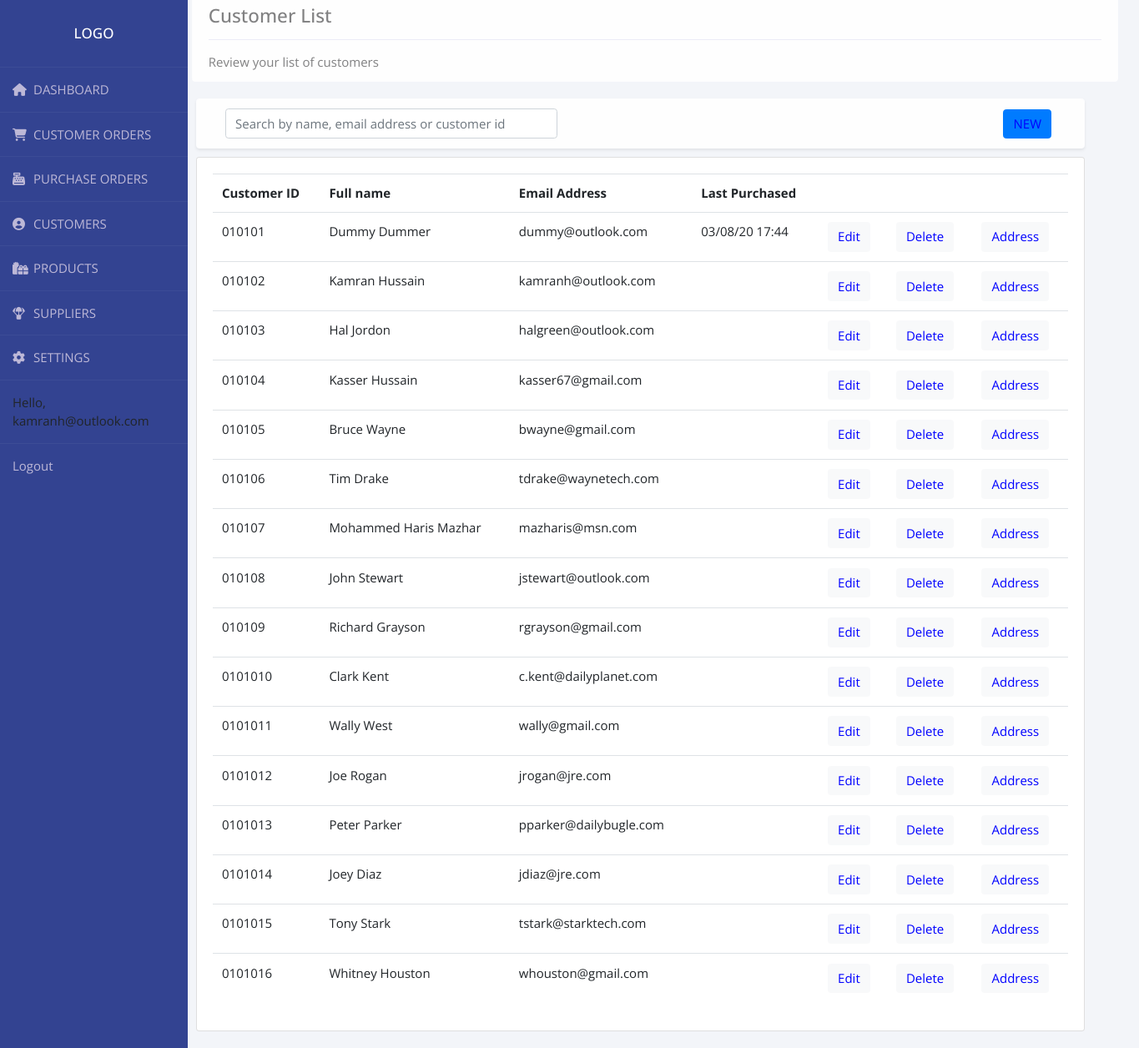
Page /customer_list/ (signed in) on the committed database.
### accounts/models.py (models this page shows, shortened)
class User(AbstractBaseUser):
    email = models.EmailField(max_length=255, unique=True)
    active = models.BooleanField(default=True)
    staff = models.BooleanField(default=False)
    admin = models.BooleanField(default=False)
    USERNAME_FIELD = 'email'
    REQUIRED_FIELDS = []
    objects = UserManager()
    def __str__(self):
        return self.email
    @property
    def is_active(self):
        return self.active

class Customer(models.Model):
    GENDER = (
        ('Male', 'Male'),
        ('Female', 'Female'),
    )
    TITLE = (
        ('Mr', 'Mr'),
        ('Mrs', 'Mrs'),
        ('Miss', 'Miss'),
        ('Ms', 'Ms'),
        ('Dr', 'Dr'),
        ('Sir', 'Sir'),
        ('Madam', 'Madam'),
    )
    user = models.OneToOneField(User, on_delete=models.CASCADE)
    title = models.CharField(max_length=200, null=True, choices=TITLE)
    first_name = models.CharField(max_length=200, null=True)
    middle_name = models.CharField(max_length=200, blank=True, default='')
    last_name = models.CharField(max_length=200, null=True)
    phone = models.CharField(max_length=200, null=True)
    country = CountryField()
    birth_year = models.CharField(max_length=4, null=True)
    gender = models.CharField(max_length=200, null=True, choices=GENDER)
    date_created = models.DateTimeField(auto_now=True, null=True)
    profile_pic = models.ImageField(null=True, blank=True)
    last_purchase = models.DateTimeField(blank=True, null=True)
    address1 = models.CharField(max_length=1000, null=True)
    address2 = models.CharField(
        max_length=1000, null=True, blank=True, default='')
    city = models.CharField(max_length=1000, null=True)
    county = models.CharField(max_length=1000, null=True)
    post_code = models.CharField(max_length=1000, null=True)
    customer_uuid = models.UUIDField(default=uuid.uuid4)

### accounts/views.py (the view)
# urls.py: path('customer_list/', views.customer_list, name="customer_list"),
@login_required(login_url='login')
def customer_list(request):
    users = User.objects.all().select_related('customer')
    order = Order.objects.all()
    customer_list = Customer.objects.annotate(
        latest=Max('order__date_created'))
    last_created = Order.objects.values('customer_full_name_id').annotate(
        last_created=Max('date_created'))
    myFilter1 = CustomerlistFilter(request.GET, queryset=customer_list)
    customer_list = myFilter1.qs
    context = {'customer_list': customer_list,
               'myFilter1': myFilter1, 'order': order, 'last_created': last_created, 'users': users}
    return render(request, 'accounts/customer_list.html', context)

### accounts/templates/accounts/customer_list.html (shortened to what this page needs)
{%  extends 'accounts/main.html' %}
{% load crispy_forms_tags %}
{% block content %}
<div class="row">
	<div class="col-xs-30 col-md-20">
		<div class="container fluid-lg-right" style="margin-top: -2rem;width: 4000px; padding-left:-20rem">
			<div class=" alert alert-light " role="alert">
				<h4 class="alert-heading">Customer List</h4>
				<hr>
				<p class="mb-0">Review your list of customers</p>
			</div>
		</div>
	</div>
</div>
<div class='row'>
	<div class="col-xs-30 col-md-17">
		<div class="container fluid-lg-right" style="padding:20px; margin-top: -1rem;width: 1105px">
			<div class="alert alert-light shadow-sm">
				<form class="form-inline" method="GET">
					<div class="form-group col-md-5 mb-0">
						{{myFilter1.form.q| as_crispy_field}}
				</form>
			</div>
			<div style="float: right;margin-top: -3rem; padding: 10px 20px ; border-radius: 50px ;">
				<a class="btn btn-primary" href="{% url 'new_customer_profile' %}" role="button">NEW</a>
			</div>
		</div>
	</div>
</div>
</div>
</div>
<div class="row">
	<div class="col-xs-30 col-md-17">
		<div class="container float-sm-left" style="padding:20px;margin-top: -3rem;width: 1105px">
			<div class="card card-body">
				<table class="table">
					<tr>
						<th>Customer ID</th>
						<th>Full name</th>
						<th>Email Address</th>
						<th>Last Purchased</th>
						<th></th>
						<th></th>
						<th></th>
					</tr>
					{% for d in customer_list %}
					<tr>
						<td>01010{{d.id}} </td>
						<td>{{d.first_name}} {{d.middle_name}} {{d.last_name}}</td>
						<td>{{d.user.email}}</td>
						<td>{{d.latest|date:"d/m/y" }} {{d.latest|time:"H:i"}}</td>
						<td><a class="btn btn-light" name="edit_customer"
								href="{% url 'customer_profile' d.user.id %}">Edit</a>
						</td>
						<td><a class="btn btn-light" href="{% url 'delete_profile' d.user.id %}">Delete</a></td>
						<td><a class="btn btn-light" href="{% url 'address_customer' d.user.id %}">Address</a></td>
					</tr>
					{% endfor %}
				</table>
			</div>
		</div>
	</div>
</div>
{% endblock content %}

### accounts/templates/accounts/navbar.html (shortened to what this page needs)
{% load static %}
  <nav class="nav flex-column float-left">
    <div class="wrapper">
      <div class="sidebar">
        <h2>Logo</h2>
        <ul>
          <li>
            <a href="{% url 'home' %}"><i class="fas fa-home"></i>DASHBOARD</a>
          </li>
          <li>
            <a href="{% url 'customer_order_list' %}"><i class="fas fa-shopping-cart"></i>CUSTOMER ORDERS</a>
          </li>
          <li>
            <a href=""><i class="fas fa-cash-register"></i>PURCHASE ORDERS</a>
          </li>
          <li>
            <a href="{% url 'customer_list' %}"><i class="fas fa-user-circle"></i>CUSTOMERS</a>
          </li>
          <li>
            <a href="{% url 'product_list' %}"><i class="fas fa-gifts"></i>PRODUCTS</a>
          </li>
          <li>
            <a href=""><i class="fas fa-parachute-box"></i>SUPPLIERS</a>
          </li>
          <li>
            <a href=""><i class="fas fa-cog"></i>SETTINGS</a>
          </li>
          <li>
            <span class="hello-msg">Hello, {{request.user}}</span>
          </li>
          <li>
            <span><a class="hello-msg" href="{% url 'logout' %}">Logout</a></span>
          </li>
        </ul>
      </div>
    </div>
  </nav>

### static/css/main.css (style rules this page uses)
body { background-color: #94d8f7; width: 100%; margin:auto; height:auto; display:block; }

### accounts/templates/accounts/navbar.html (style rules this page uses)
* { margin:0; padding:0; box-sizing: border-box; list-style: none; text-decoration: none; font-family: 'Open Sans', sans-serif; font-size: 15px; }
h2 { font-size: 17px; }
body { background: #f3f5f9; }
.wrapper { display:flex; position: relative; }
.wrapper .sidebar { position: fixed; width: 225px; height: 100%; background: #334391; padding: 30px 0; }
.wrapper .sidebar h2 { color: #fff; text-transform: uppercase; text-align: center; margin-bottom: 30px; }
.wrapper .sidebar ul li { padding: 15px; border-bottom: 1px solid rgba(0,0,0,0,0.05); border-top: 1px solid rgba(225,225,225,0.05); }
.wrapper .sidebar ul li a { color: #bdb8d7; display: block; }
.wrapper .sidebar ul li a .fas { width: 25px; }

### accounts/templates/accounts/customer_list.html (style rules this page uses)
.btn { color: blue; }

### rows in the picture
User: user "kamranh@outlook.com"
Customer: id "1", first_name "Dummy", last_name "Dummer", user.email "dummy@outlook.com", latest "03/08/20", latest "17:44"
Customer: id "2", first_name "Kamran", last_name "Hussain", user.email "kamranh@outlook.com"
Customer: id "3", first_name "Hal", last_name "Jordon", user.email "halgreen@outlook.com"
Customer: id "4", first_name "Kasser", last_name "Hussain", user.email "kasser67@gmail.com"
Customer: id "5", first_name "Bruce", last_name "Wayne", user.email "bwayne@gmail.com"
Customer: id "6", first_name "Tim", last_name "Drake", user.email "tdrake@waynetech.com"
Customer: id "7", first_name "Mohammed", middle_name "Haris", last_name "Mazhar", user.email "mazharis@msn.com"
Customer: id "8", first_name "John", last_name "Stewart", user.email "jstewart@outlook.com"
Customer: id "9", first_name "Richard", last_name "Grayson", user.email "rgrayson@gmail.com"
Customer: id "10", first_name "Clark", last_name "Kent", user.email "c.kent@dailyplanet.com"
Customer: id "11", first_name "Wally", last_name "West", user.email "wally@gmail.com"
Customer: id "12", first_name "Joe", last_name "Rogan", user.email "jrogan@jre.com"
Customer: id "13", first_name "Peter", last_name "Parker", user.email "pparker@dailybugle.com"
Customer: id "14", first_name "Joey", last_name "Diaz", user.email "jdiaz@jre.com"
Customer: id "15", first_name "Tony", last_name "Stark", user.email "tstark@starktech.com"
Customer: id "16", first_name "Whitney", last_name "Houston", user.email "whouston@gmail.com"
